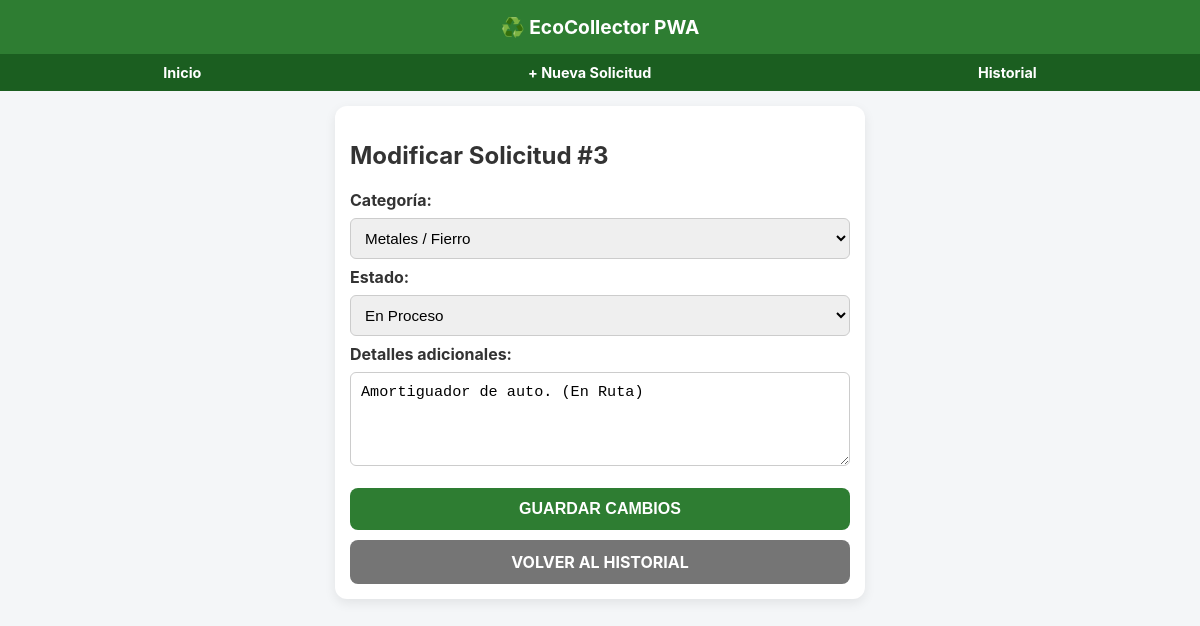
Screenshot of /solicitudes/3/modificar/ with the database file from the repository.
### recolecciones/models.py (models this page shows, shortened)
class SolicitudRetiro(models.Model):
    ESTADOS = [
        ('BORRADOR', 'Borrador'),
        ('PUBLICADA', 'Publicada'),
        ('ASIGNADA', 'Asignada'),
        ('EN_RUTA', 'En Ruta'),
        ('EN_PROCESO', 'En Proceso'),
        ('COMPLETADA', 'Completada'),
        ('RECHAZADA', 'Rechazada'),
        ('CANCELADA', 'Cancelada'),
    ]
    usuario = models.ForeignKey(User, on_delete=models.CASCADE, related_name='solicitudes')
    recolector = models.ForeignKey(User, on_delete=models.SET_NULL, null=True, blank=True, related_name='retiros_asignados')
    categoria = models.ForeignKey(CategoriaChatarra, on_delete=models.PROTECT, related_name='solicitudes')
    estado_actual = models.CharField(max_length=20, choices=ESTADOS, default='PUBLICADA')
    notas_adicionales = models.TextField(blank=True, null=True)
    fecha_creacion = models.DateTimeField(auto_now_add=True)
    fecha_completada = models.DateTimeField(null=True, blank=True)
    class Meta:
        verbose_name = "Solicitud de Retiro"
        verbose_name_plural = "Solicitudes de Retiro"
        ordering = ['-fecha_creacion']

class CategoriaChatarra(models.Model):
    nombre_categoria = models.CharField(max_length=50, unique=True)
    descripcion_material = models.TextField(blank=True, null=True)
    class Meta:
        verbose_name = "Categoría de Chatarra"
        verbose_name_plural = "Categorías de Chatarra"

### recolecciones/views.py (the view, shortened to what this page needs)
# urls.py: path('solicitudes/<int:pk>/modificar/', views.modificar_solicitud_view, name='modificar_solicitud'),
def modificar_solicitud_view(request, pk):
    solicitud = get_object_or_404(SolicitudRetiro, pk=pk)
    categorias = CategoriaChatarra.objects.all()
    estados = SolicitudRetiro.ESTADOS
    context = {
        'solicitud': solicitud,
        'categorias': categorias,
        'estados': estados,
    }
    return render(
        request,
        'recolecciones/modificar_solicitud.html',
        context
    )

### recolecciones/templates/recolecciones/modificar_solicitud.html (shortened to what this page needs)
{% extends 'recolecciones/base.html' %}
{% block content %}
<h2>Modificar Solicitud #{{ solicitud.id }}</h2>
<form method="POST">
    <label><b>Categoría:</b></label>
    <select name="categoria" required>
        {% for cat in categorias %}
            <option value="{{ cat.id }}"
                {% if cat.id == solicitud.categoria.id %}selected{% endif %}>
                {{ cat.nombre_categoria }}
            </option>
        {% endfor %}
    </select>
    <label><b>Estado:</b></label>
    <select name="estado_actual" required>
        {% for key, val in estados %}
            <option value="{{ key }}"
                {% if key == solicitud.estado_actual %}selected{% endif %}>
                {{ val }}
            </option>
        {% endfor %}
    </select>
    <label><b>Detalles adicionales:</b></label>
    <textarea
        name="notas_adicionales"
        rows="4"
        placeholder="Detalles de la solicitud..."
    >{{ solicitud.notas_adicionales|default:"" }}</textarea>
    <button type="submit" class="btn">
        GUARDAR CAMBIOS
    </button>
</form>
<a
    href="{% url 'historial_solicitudes' %}"
    class="btn"
    style="background-color: #757575;"
>
    VOLVER AL HISTORIAL
</a>
{% endblock %}

### recolecciones/templates/recolecciones/base.html (style rules this page uses)
body { font-family: -apple-system, BlinkMacSystemFont, "Segoe UI", Roboto, sans-serif; margin: 0; padding: 0; background-color: #f4f6f8; color: #333; }
.btn { display: block; width: 100%; padding: 12px; background-color: #2e7d32; color: white; text-align: center; border: none; border-radius: 8px; font-weight: bold; font-size: 1rem; cursor: pointer; text-decoration: none; box-sizing: border-box; margin-top: 10px; }
input, select, textarea { width: 100%; padding: 10px; margin: 8px 0; border: 1px solid #ccc; border-radius: 6px; box-sizing: border-box; font-size: 0.95rem; }

### rows the page displays
SolicitudRetiro: id "3", categoria "Metales / Fierro", estado_actual "En Proceso", notas_adicionales "Amortiguador de auto. (En Ruta)"
